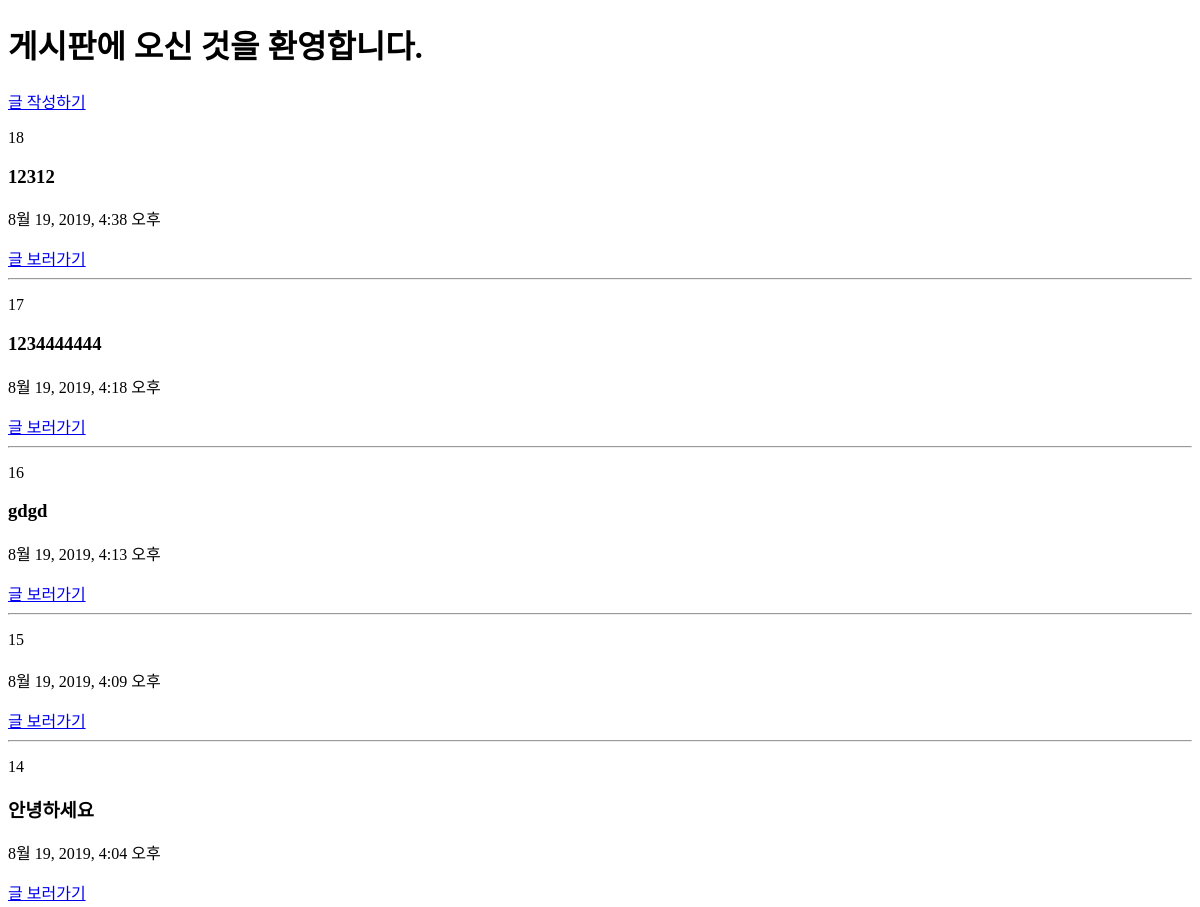
The page /articles/ (upper part) on the database as committed earlier.
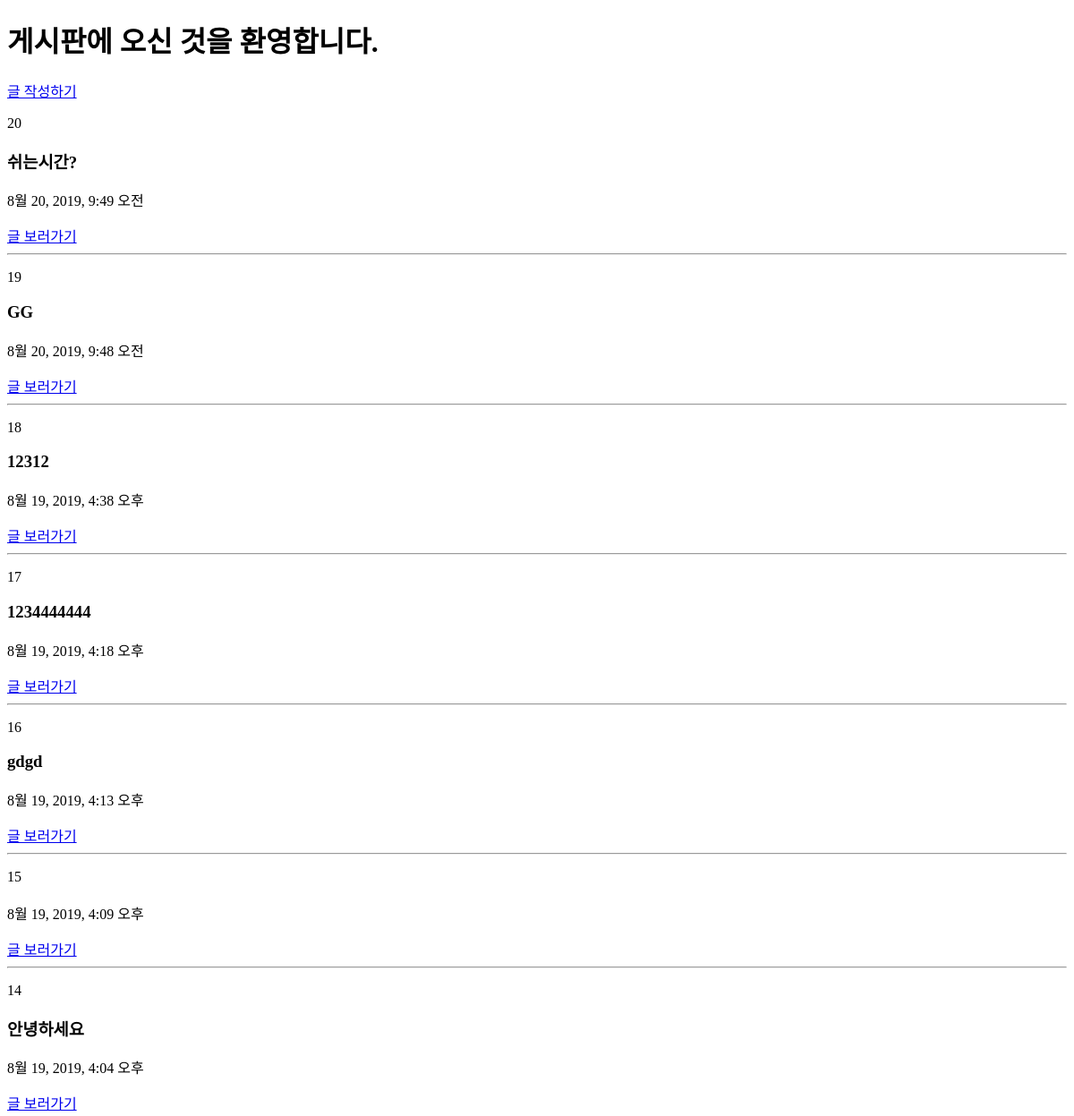
The same page on the database as committed later.
### articles/models.py (models this page shows, shortened)
class Article(models.Model):
    title = models.CharField(max_length=10)
    content = models.TextField()
    created_at = models.DateTimeField(auto_now_add=True)
    updated_at = models.DateTimeField(auto_now=True)

### articles/views.py (the view)
# urls.py: path('', views.index),
def index(request):
    articles = Article.objects.order_by('-id')
    context = {
        'articles': articles
    }
    return render(request, 'articles/index.html', context)

### articles/templates/articles/index.html
{% extends 'articles/base.html' %}
{% block body %}
  <h1>게시판에 오신 것을 환영합니다.</h1>
  <a href="/articles/new/">글 작성하기</a>
  {% for article in articles %}
  <p>{{ article.id }}</p>
  <h3>{{ article.title }}</h3>
  <p>{{ article.created_at }}</p>
  <a href="/articles/{{ article.pk }}">글 보러가기</a>
  <hr>
  {% endfor %}
{% endblock %}

### articles/templates/articles/base.html (shortened to what this page needs)
<!DOCTYPE html>
<html lang="ko">
<head>
</head>
<body>
  {% block body %}
  {% endblock %}
</body>
</html>

Rows that differ between the two databases and show on the page:
added Article: id "20", title "쉬는시간?", created_at "8월 20, 2019, 9:49 오전"
added Article: id "19", title "GG", created_at "8월 20, 2019, 9:48 오전"
